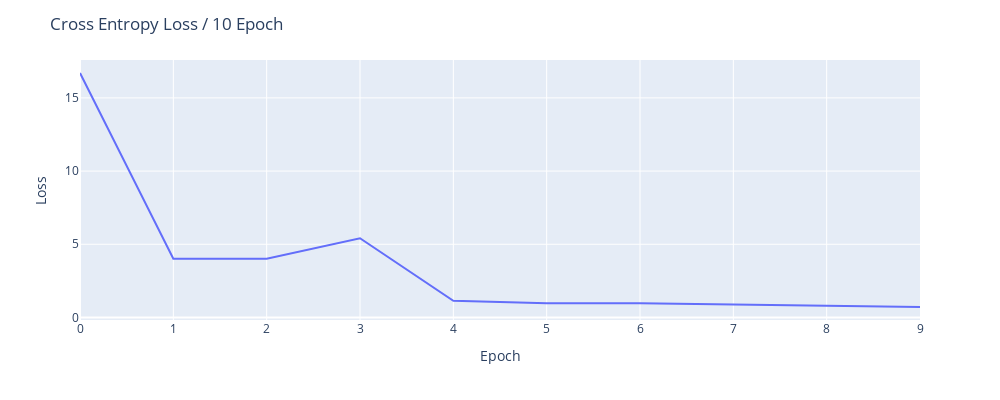

Here is the notebook cell this chart was saved with:
### Code cell
fig = px.line(loss)
fig.update_layout(
    title_text = 'Cross Entropy Loss / 10 Epoch',
    width = 1000,
    height = 400,
    showlegend = False
)
fig.update_xaxes(title_text = 'Epoch')
fig.update_yaxes(title_text = 'Loss')
fig.show()

### Figure 1 — Plotly figure (JSON) as saved in the notebook; plotly's stock layout.template omitted (floating-point values rounded to 4 significant figures)
{"data": [{"hovertemplate": "variable=0<br>index=%{x}<br>value=%{y}<extra></extra>", "legendgroup": "0", "line": {"color": "#636efa", "dash": "solid"}, "marker": {"symbol": "circle"}, "mode": "lines", "name": "0", "orientation": "v", "showlegend": true, "type": "scatter", "x": [0, 1, 2, 3, 4, 5, 6, 7, 8, 9], "xaxis": "x", "y": [16.7, 4.014, 4.006, 5.413, 1.139, 0.9741, 0.9662, 0.8563, 0.7934, 0.7149], "yaxis": "y"}], "layout": {"height": 400, "legend": {"title": {"text": "variable"}, "tracegroupgap": 0}, "margin": {"t": 60}, "showlegend": false, "title": {"text": "Cross Entropy Loss / 10 Epoch"}, "width": 1000, "xaxis": {"anchor": "y", "domain": [0, 1], "title": {"text": "Epoch"}}, "yaxis": {"anchor": "x", "domain": [0, 1], "title": {"text": "Loss"}}}}
